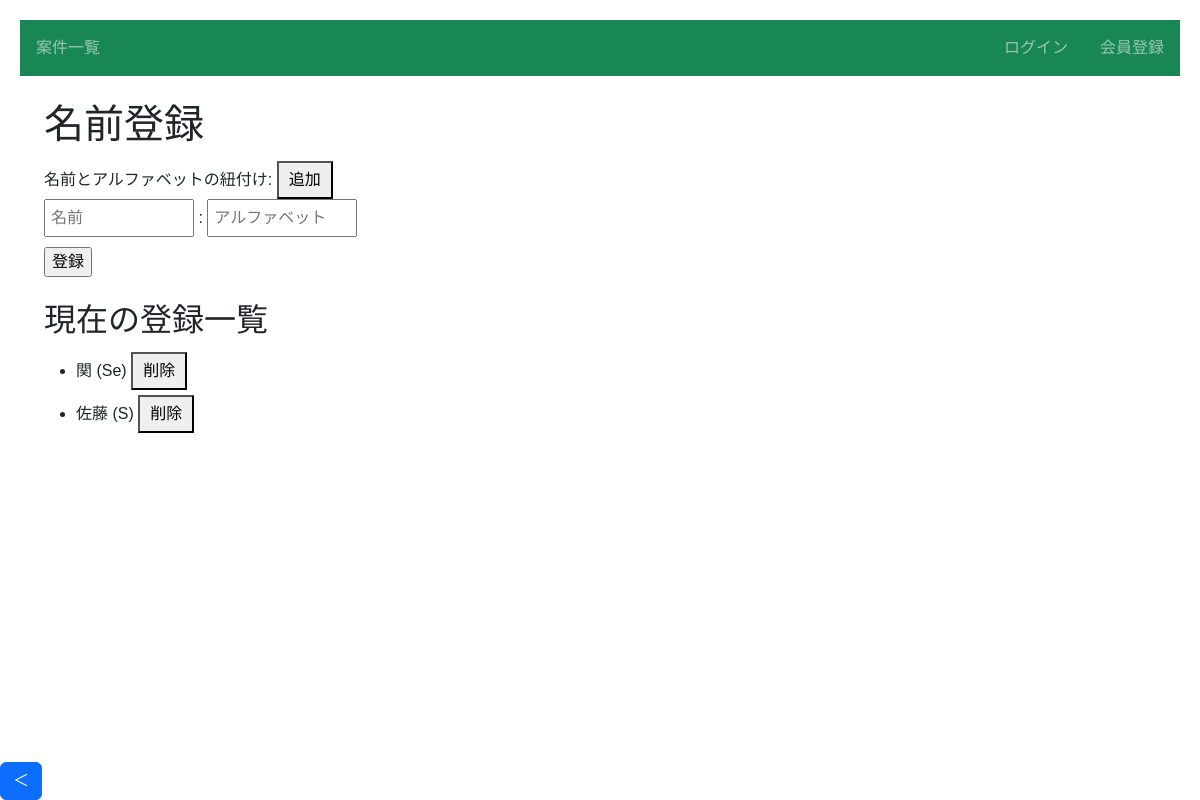
The app's page /article/4/names/, older data.
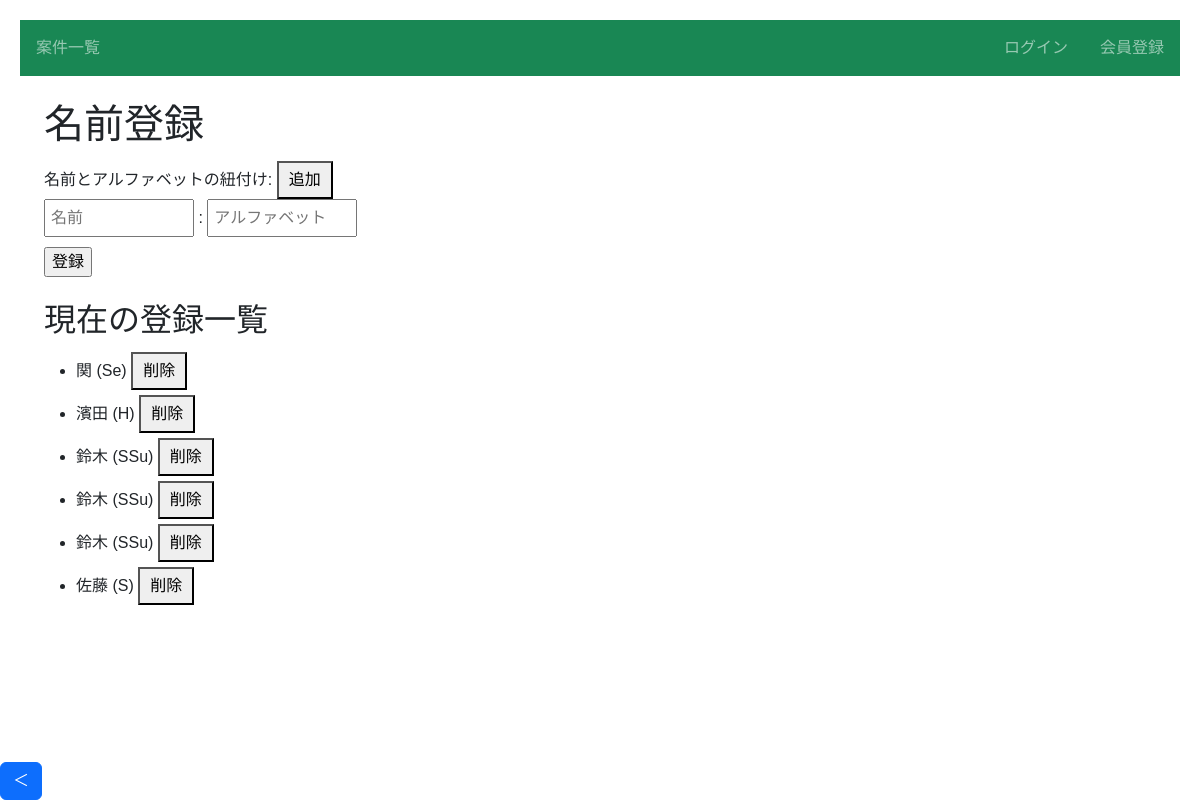
The same page, newer data.
### infra/models.py (models this page shows, shortened)
class NameEntry(models.Model):
    name = models.CharField(max_length=50)
    alphabet_regex = RegexValidator(regex=r"[A-Za-z]+")
    alphabet = models.CharField(max_length=50, validators=[alphabet_regex])
    article = models.ForeignKey(Article, on_delete=models.CASCADE, null=True, blank=True)

### infra/views.py (the view, shortened to what this page needs)
# urls.py: path('article/<int:article_pk>/names/', views.names_list, name='names-list'),# 名前とアルファベットの紐付け
def names_list(request, article_pk):
    alphabet_list = request.POST.getlist("name_alphabet")
    name_entries = NameEntry.objects.filter(article=article_pk)
    return render(request, 'names_list.html', {'article_pk': article_pk, "form": NameEntryForm(), 'name_entries': name_entries})

### infra/forms.py
class NameEntryForm(forms.ModelForm):
    class Meta:
        model = NameEntry
        fields = ['name', 'alphabet', 'article']

### templates/names_list.html (shortened to what this page needs)
{% extends 'base.html' %}
{% block h1 %}名前登録{% endblock %}
{% block content %}
    <form action="" method="post">
        <div class="form-number-section">
            <label>名前とアルファベットの紐付け:</label>
            <button type="button" onclick="addSerialEntry()">追加</button>
            <div id="name-entries" class="entries">
                <div class="entry">
                    <input type="name" placeholder="名前" name="name_alphabet"> : <input type="alphabet" placeholder="アルファベット" min="1" name="name_alphabet">
                </div>
            </div>
        </div>
        <input type="submit" value="登録">
    </form>
    <h2>現在の登録一覧</h2>
    <ul>
    {% for entry in name_entries %}
        <li>
            {{ entry.name }} ({{ entry.alphabet }})
            <form action="{% url 'delete_name_entry' entry.id %}" method="post" style="display:inline;">
                <button type="submit">削除</button>
            </form>
        </li>
    {% empty %}
        <p>登録されている名前がありません。</p>
    {% endfor %}
    </ul>
{% endblock %}

### templates/base.html (shortened to what this page needs)
{% load static %}
<!doctype html>
<html lang="ja">
  <head>
    <link href="https://cdn.jsdelivr.net/npm/bootstrap@5.3.0/dist/css/bootstrap.min.css" rel="stylesheet">
    <link rel="stylesheet" type="text/css" href="{% static 'infra/css/style.css' %}">
    <link href="https://cdn.datatables.net/2.0.3/css/dataTables.dataTables.css" rel="stylesheet"/>
    <link href="https://cdn.datatables.net/fixedcolumns/5.0.0/css/fixedColumns.dataTables.css" rel="stylesheet"/>
    <link href="https://cdn.datatables.net/rowreorder/1.5.0/css/rowReorder.dataTables.css" rel="stylesheet"/>
  </head>
  <body>
    <nav class="navbar navbar-dark bg-success sticky-top">
      <div class="navbar-nav d-flex flex-row">
        <a class="nav-link mx-3" href="{% url 'list-article' %}">案件一覧</a>
      </div>
      <div class="navbar-nav d-flex flex-row">
      {% if request.user.is_authenticated %}
        <a class="nav-link mx-3" href="{% url 'accounts:logout' %}">ログアウト</a>
        {% if user.is_superuser %}
        <a class="nav-link mx-3" href="/admin/">管理画面</a>
        {% endif %}
      {% else %}
          <a class="nav-link mx-3" href="{% url 'accounts:login' %}">ログイン</a>
          <a class="nav-link mx-3" href="{% url 'accounts:signup' %}">会員登録</a>
        {% endif %}
      </div>
    </nav>
    <div class='p-4'>
    <h1>{% block h1 %}{% endblock %}</h1>
    {% block content %}{% endblock content %}
    </div>
  </body>
  <div class="sidebar">
    <div class="sidebar-toggle">
      <button class="btn btn-primary">＜</button>
    </div>
  </div>
</html>

### infra/static/infra/css/style.css (style rules this page uses)
a { text-decoration: none; }
.sidebar { position: absolute; padding-top: 0; top: 56px; left: -300px; width: 300px; height: 100%; background-color: #f8f9fa; color: #333; width: 200px; z-index: 1000; transition:0.2s }
.sidebar-toggle { position:fixed; bottom:0; left:0; z-index:2000; }

### templates/names_list.html (style rules this page uses)
body { font-family: Arial, sans-serif; margin: 20px; }
.form-section input, .form-section select, .form-number-section input, .form-number-section select { width: 150px; padding: 5px; margin-bottom: 10px; }
.form-number-section { align-items: center; gap: 10px; }
.form-number-section .entries .entry { display: inline-block; margin-right: 10px; white-space: nowrap; gap: 10px; }
button { margin-top: 5px; padding: 5px 10px; cursor: pointer; }

Row changes from the older to the newer data that the page shows:
added NameEntry: name "濱田", alphabet "H"
added NameEntry: name "鈴木", alphabet "SSu"
added NameEntry: name "鈴木", alphabet "SSu"
added NameEntry: name "鈴木", alphabet "SSu"
